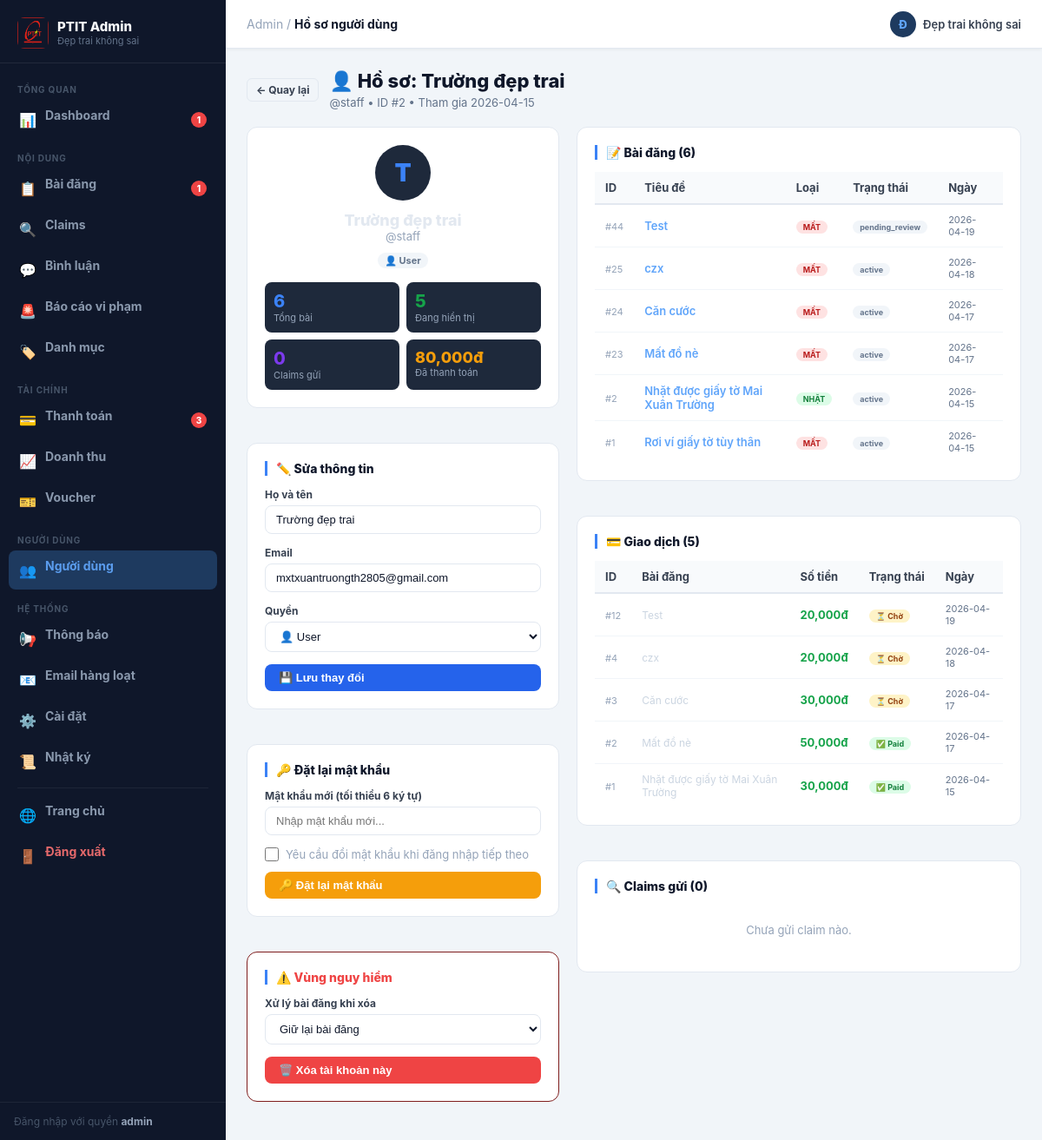
Page /admin/users/2/profile (signed in) on the committed database.
### tables this page shows
CREATE TABLE users (
        id INTEGER PRIMARY KEY AUTOINCREMENT,
        full_name TEXT NOT NULL,
        username TEXT NOT NULL UNIQUE,
        password TEXT NOT NULL,
        role TEXT NOT NULL DEFAULT 'user',
        created_at TEXT NOT NULL
    , is_locked INTEGER NOT NULL DEFAULT 0, email TEXT, force_password_change INTEGER DEFAULT 0, email_verified INTEGER DEFAULT 0, email_token TEXT, avatar TEXT, bio TEXT);

CREATE TABLE posts (
        id INTEGER PRIMARY KEY AUTOINCREMENT,
        title TEXT NOT NULL,
        category TEXT NOT NULL,
        description TEXT,
        event_date TEXT,
        location TEXT NOT NULL,
        city TEXT,
        campus TEXT,
        contact TEXT NOT NULL,
        image TEXT,
        post_type TEXT NOT NULL,   -- lost / found
        status TEXT NOT NULL DEFAULT 'active',  -- active / resolved / hidden
        priority INTEGER NOT NULL DEFAULT 0,    -- 0 thường, 1 nổi bật, 2 ưu tiên, 3 tìm gấp
        created_at TEXT NOT NULL,
        user_id INTEGER, verification_hint TEXT, private_verification_note TEXT, package_key TEXT, vip_started_at TEXT, vip_expires_at TEXT, is_pinned INTEGER DEFAULT 0, pin_expires_at TEXT, label TEXT, is_scam_warned INTEGER DEFAULT 0, tags TEXT DEFAULT '',
        FOREIGN KEY(user_id) REFERENCES users(id)
    );

CREATE TABLE payments (
        id INTEGER PRIMARY KEY AUTOINCREMENT,
        user_id INTEGER NOT NULL,
        post_id INTEGER NOT NULL,
        package_key TEXT NOT NULL,
        package_name TEXT NOT NULL,
        amount INTEGER NOT NULL,
        transfer_content TEXT NOT NULL,
        status TEXT NOT NULL DEFAULT 'pending',
        created_at TEXT NOT NULL,
        confirmed_at TEXT, payment_proof TEXT, refunded INTEGER DEFAULT 0, refund_note TEXT, confirmed_by TEXT,
        FOREIGN KEY(user_id) REFERENCES users(id),
        FOREIGN KEY(post_id) REFERENCES posts(id)
    );

### app_legacy.py (the view)
@app.route("/admin/users/<int:user_id>/profile")
@login_required
@admin_required
def admin_user_profile(user_id):
    conn = connect_db()
    user = conn.execute("SELECT * FROM users WHERE id=?", (user_id,)).fetchone()
    if not user:
        conn.close()
        flash("Không tìm thấy người dùng.", "danger")
        return redirect(url_for("admin_users"))
    posts = conn.execute("""
        SELECT * FROM posts WHERE user_id=? ORDER BY id DESC
    """, (user_id,)).fetchall()
    payments = conn.execute("""
        SELECT py.*, p.title FROM payments py
        LEFT JOIN posts p ON py.post_id=p.id
        WHERE py.user_id=? ORDER BY py.id DESC
    """, (user_id,)).fetchall()
    claims = conn.execute("""
        SELECT c.*, p.title as found_title FROM claims c
        LEFT JOIN posts p ON c.found_post_id=p.id
        WHERE c.claimer_user_id=? ORDER BY c.id DESC
    """, (user_id,)).fetchall()
    stats = {
        "total_posts":    conn.execute("SELECT COUNT(*) as c FROM posts WHERE user_id=?", (user_id,)).fetchone()["c"],
        "active_posts":   conn.execute("SELECT COUNT(*) as c FROM posts WHERE user_id=? AND status='active'", (user_id,)).fetchone()["c"],
        "resolved_posts": conn.execute("SELECT COUNT(*) as c FROM posts WHERE user_id=? AND status='resolved'", (user_id,)).fetchone()["c"],
        "total_claims":   conn.execute("SELECT COUNT(*) as c FROM claims WHERE claimer_user_id=?", (user_id,)).fetchone()["c"],
        "total_paid":     conn.execute("SELECT COALESCE(SUM(amount),0) as s FROM payments WHERE user_id=? AND status='paid'", (user_id,)).fetchone()["s"],
    }
    conn.close()
    return render_template("admin_user_profile.html", user=user, posts=posts,
                           payments=payments, claims=claims, stats=stats)

### templates/admin_user_profile.html (shortened to what this page needs)
{% extends "base_admin.html" %}
{% block admin_title %}Hồ sơ người dùng{% endblock %}
{% block admin_content %}
<div class="adm-page-head">
    <div style="display:flex;align-items:center;gap:12px;">
        <a href="{{ url_for('admin_users') }}" class="adm-btn adm-btn-ghost adm-btn-sm">← Quay lại</a>
        <div>
            <h1>👤 Hồ sơ: {{ user["full_name"] or user["username"] }}</h1>
            <p>@{{ user["username"] }} • ID #{{ user["id"] }} • Tham gia {{ user["created_at"][:10] if user["created_at"] else "?" }}</p>
        </div>
    </div>
</div>
<div style="display:grid;grid-template-columns:360px 1fr;gap:20px;align-items:start;">
<div style="display:flex;flex-direction:column;gap:20px;">
    <div class="adm-card" style="text-align:center;">
        <div style="width:64px;height:64px;border-radius:50%;background:#1e293b;display:flex;align-items:center;justify-content:center;font-size:28px;font-weight:900;color:#3b82f6;margin:0 auto 12px;">
            {{ (user["full_name"] or user["username"] or "?")[0]|upper }}
        </div>
        <div style="font-size:18px;font-weight:800;color:#e2e8f0;">{{ user["full_name"] or "—" }}</div>
        <div style="font-size:13px;color:#94a3b8;">@{{ user["username"] }}</div>
        <div style="margin-top:8px;">
            {% if user['role'] == 'admin' %}
            <span class="adm-badge adm-badge-info">🛡️ Admin</span>
            {% elif user['role'] == 'moderator' %}
            <span class="adm-badge adm-badge-warning">⚖️ Mod</span>
            {% else %}
            <span class="adm-badge adm-badge-hidden">👤 User</span>
            {% endif %}
        </div>
        <div style="display:grid;grid-template-columns:1fr 1fr;gap:8px;margin-top:16px;text-align:left;">
            <div style="background:#1e293b;border-radius:8px;padding:10px;">
                <div style="font-size:20px;font-weight:800;color:#3b82f6;">{{ stats.total_posts }}</div>
                <div style="font-size:11px;color:#94a3b8;">Tổng bài</div>
            </div>
            <div style="background:#1e293b;border-radius:8px;padding:10px;">
                <div style="font-size:20px;font-weight:800;color:#16a34a;">{{ stats.active_posts }}</div>
                <div style="font-size:11px;color:#94a3b8;">Đang hiển thị</div>
            </div>
            <div style="background:#1e293b;border-radius:8px;padding:10px;">
                <div style="font-size:20px;font-weight:800;color:#7c3aed;">{{ stats.total_claims }}</div>
                <div style="font-size:11px;color:#94a3b8;">Claims gửi</div>
            </div>
            <div style="background:#1e293b;border-radius:8px;padding:10px;">
                <div style="font-size:18px;font-weight:800;color:#f59e0b;">{{ "{:,}".format(stats.total_paid) }}đ</div>
                <div style="font-size:11px;color:#94a3b8;">Đã thanh toán</div>
            </div>
        </div>
    </div>
    <div class="adm-card">
        <div class="adm-card-title">✏️ Sửa thông tin</div>
        <form method="POST" action="{{ url_for('admin_user_edit', user_id=user['id']) }}">
            <div class="adm-form-group">
                <label class="adm-form-label">Họ và tên</label>
                <input type="text" name="full_name" class="adm-form-input" value="{{ user['full_name'] or '' }}" required>
            </div>
            <div class="adm-form-group">
                <label class="adm-form-label">Email</label>
                <input type="email" name="email" class="adm-form-input" value="{{ user['email'] or '' }}">
            </div>
            <div class="adm-form-group">
                <label class="adm-form-label">Quyền</label>
                <select name="role" class="adm-form-input">
                    <option value="user" {{ 'selected' if user['role']=='user' }}>👤 User</option>
                </select>
            </div>
            <button type="submit" class="adm-btn adm-btn-primary" style="width:100%;">💾 Lưu thay đổi</button>
        </form>
    </div>
    <div class="adm-card">
        <div class="adm-card-title">🔑 Đặt lại mật khẩu</div>
        <form method="POST" action="{{ url_for('admin_reset_password', user_id=user['id']) }}">
            <div class="adm-form-group">
                <label class="adm-form-label">Mật khẩu mới (tối thiểu 6 ký tự)</label>
                <input type="text" name="new_password" class="adm-form-input" placeholder="Nhập mật khẩu mới..." required>
            </div>
            <label style="display:flex;align-items:center;gap:8px;font-size:13px;color:#94a3b8;margin-bottom:12px;cursor:pointer;">
                <input type="checkbox" name="force_change" value="1" style="width:16px;height:16px;accent-color:#f59e0b;">
                Yêu cầu đổi mật khẩu khi đăng nhập tiếp theo
            </label>
            <button type="submit" class="adm-btn adm-btn-warning" style="width:100%;">🔑 Đặt lại mật khẩu</button>
        </form>
    </div>
    {% if user['id'] != session.get('user_id') %}
    <div class="adm-card" style="border:1px solid #7f1d1d;">
        <div class="adm-card-title" style="color:#ef4444;">⚠️ Vùng nguy hiểm</div>
        <form method="POST" action="{{ url_for('admin_delete_user', user_id=user['id']) }}">
            <div class="adm-form-group">
                <label class="adm-form-label">Xử lý bài đăng khi xóa</label>
                <select name="handle_posts" class="adm-form-input">
                    <option value="keep">Giữ lại bài đăng</option>
                </select>
            </div>
            <button type="button" class="adm-btn adm-btn-danger" style="width:100%;"
                onclick="admConfirm('Xóa vĩnh viễn tài khoản @{{ user.username }}?', this.closest('form'), {danger:true,icon:'🗑️',okLabel:'Xóa vĩnh viễn',sub:'Không thể hoàn tác!'})">
                🗑️ Xóa tài khoản này
            </button>
        </form>
    </div>
    {% endif %}
</div>
<div style="display:flex;flex-direction:column;gap:20px;">
    <div class="adm-card">
        <div class="adm-card-title">📝 Bài đăng ({{ posts|length }})</div>
        {% if posts %}
        <div class="adm-table-wrap">
            <table class="adm-table">
                <thead><tr><th>ID</th><th>Tiêu đề</th><th>Loại</th><th>Trạng thái</th><th>Ngày</th></tr></thead>
                <tbody>
                    {% for p in posts[:20] %}
                    <tr>
                        <td><span style="color:#94a3b8;font-size:11px;">#{{ p["id"] }}</span></td>
                        <td>
                            <a href="{{ url_for('post_detail', post_id=p['id']) }}" target="_blank" style="color:#60a5fa;font-weight:600;font-size:13px;">
                                {{ (p["title"] or "")[:40] }}{% if p["title"] and p["title"]|length > 40 %}…{% endif %}
                            </a>
                        </td>
                        <td>
                            {% if p['post_type']=='lost' %}
                            <span class="adm-badge adm-badge-rejected" style="font-size:9px;">MẤT</span>
                            {% else %}
                            <span class="adm-badge adm-badge-active" style="font-size:9px;">NHẶT</span>
                            {% endif %}
                        </td>
                        <td><span class="adm-badge adm-badge-hidden" style="font-size:9px;">{{ p["status"] }}</span></td>
                        <td style="font-size:11px;color:#64748b;">{{ p["created_at"][:10] if p["created_at"] else "—" }}</td>
                    </tr>
                    {% endfor %}
                </tbody>
            </table>
        </div>
        {% else %}
        <div style="text-align:center;padding:20px;color:#94a3b8;font-size:13px;">Chưa có bài đăng nào.</div>
        {% endif %}
    </div>
    <div class="adm-card">
        <div class="adm-card-title">💳 Giao dịch ({{ payments|length }})</div>
        {% if payments %}
        <div class="adm-table-wrap">
            <table class="adm-table">
                <thead><tr><th>ID</th><th>Bài đăng</th><th>Số tiền</th><th>Trạng thái</th><th>Ngày</th></tr></thead>
                <tbody>
                    {% for py in payments %}
                    <tr>
                        <td><span style="color:#94a3b8;font-size:11px;">#{{ py["id"] }}</span></td>
                        <td style="font-size:12px;color:#cbd5e1;">{{ (py["title"] or "Bài đã xóa")[:35] }}</td>
                        <td style="font-weight:700;color:#16a34a;">{{ "{:,}".format(py['amount']) }}đ</td>
                        <td>
                            {% if py['status']=='paid' %}
                            <span class="adm-badge adm-badge-active" style="font-size:9px;">✅ Paid</span>
                            {% elif py['status']=='pending' %}
                            <span class="adm-badge adm-badge-pending" style="font-size:9px;">⏳ Chờ</span>
                            {% else %}
                            <span class="adm-badge adm-badge-rejected" style="font-size:9px;">❌ Từ chối</span>
                            {% endif %}
                        </td>
                        <td style="font-size:11px;color:#64748b;">{{ py["created_at"][:10] if py["created_at"] else "—" }}</td>
                    </tr>
                    {% endfor %}
                </tbody>
            </table>
        </div>
        {% else %}
        <div style="text-align:center;padding:20px;color:#94a3b8;font-size:13px;">Chưa có giao dịch nào.</div>
        {% endif %}
    </div>
    <div class="adm-card">
        <div class="adm-card-title">🔍 Claims gửi ({{ claims|length }})</div>
        {% if claims %}
        <div class="adm-table-wrap">
            <table class="adm-table">
                <thead><tr><th>ID</th><th>Bài nhặt</th><th>Điểm AI</th><th>Trạng thái</th><th>Ngày</th></tr></thead>
                <tbody>
                    {% for c in claims %}
                    <tr>
                        <td><span style="color:#94a3b8;font-size:11px;">#{{ c["id"] }}</span></td>
                        <td style="font-size:12px;color:#cbd5e1;">{{ (c["found_title"] or "—")[:35] }}</td>
                        <td style="font-weight:700;color:{{ '#16a34a' if c['ai_score'] >= 70 else ('#d97706' if c['ai_score'] >= 50 else '#ef4444') }};">{{ c["ai_score"] }}</td>
                        <td>
                            {% if c['status'] in ('matched','owner_confirmed') %}
                            <span class="adm-badge adm-badge-active" style="font-size:9px;">✅ Khớp</span>
                            {% elif c['status']=='rejected' %}
                            <span class="adm-badge adm-badge-rejected" style="font-size:9px;">❌ Từ chối</span>
                            {% else %}
                            <span class="adm-badge adm-badge-hidden" style="font-size:9px;">⏳ {{ c["status"] }}</span>
                            {% endif %}
                        </td>
                        <td style="font-size:11px;color:#64748b;">{{ c["created_at"][:10] if c["created_at"] else "—" }}</td>
                    </tr>
                    {% endfor %}
                </tbody>
            </table>
        </div>
        {% else %}
        <div style="text-align:center;padding:20px;color:#94a3b8;font-size:13px;">Chưa gửi claim nào.</div>
        {% endif %}
    </div>
</div>
</div>
{% endblock %}

### rows in the picture
users: full_name "Trường đẹp trai", username "staff", id "2", created_at "2026-04-15", full_name "T", email "mxtxuantruongth2805@gmail.com"
posts: id "44", title "Test", post_type "MẤT", status "pending_review", created_at "2026-04-19"
posts: id "25", title "czx", post_type "MẤT", status "active", created_at "2026-04-18"
posts: id "24", title "Căn cước", post_type "MẤT", status "active", created_at "2026-04-17"
posts: id "23", title "Mất đồ nè", post_type "MẤT", status "active", created_at "2026-04-17"
posts: id "2", title "Nhặt được giấy tờ Mai Xuân Trường", post_type "NHẶT", status "active", created_at "2026-04-15"
posts: id "1", title "Rơi ví giấy tờ tùy thân", post_type "MẤT", status "active", created_at "2026-04-15"
payments: id "12", amount "20,000", status "⏳ Chờ", created_at "2026-04-19"
payments: id "4", amount "20,000", status "⏳ Chờ", created_at "2026-04-18"
payments: id "3", amount "30,000", status "⏳ Chờ", created_at "2026-04-17"
payments: id "2", amount "50,000", status "✅ Paid", created_at "2026-04-17"
payments: id "1", amount "30,000", status "✅ Paid", created_at "2026-04-15"

### other values in the picture
{{ session.get('full_name','Admin') }} "Đẹp trai không sai"
{{ admin_pending_posts }} "1"
{{ admin_pending_payments }} "3"
{{ session.get('role','?') }} "admin"
{{ (session.get('full_name','A') or 'A')[0]|upper }} "Đ"
{{ session.get('full_name') }} "Đẹp trai không sai"
{{ stats.total_posts }} "6"
{{ stats.active_posts }} "5"
{{ stats.total_claims }} "0"
{{ "{:,}".format(stats.total_paid) }} "80,000"
{{ posts|length }} "6"
{{ payments|length }} "5"
{{ claims|length }} "0"
